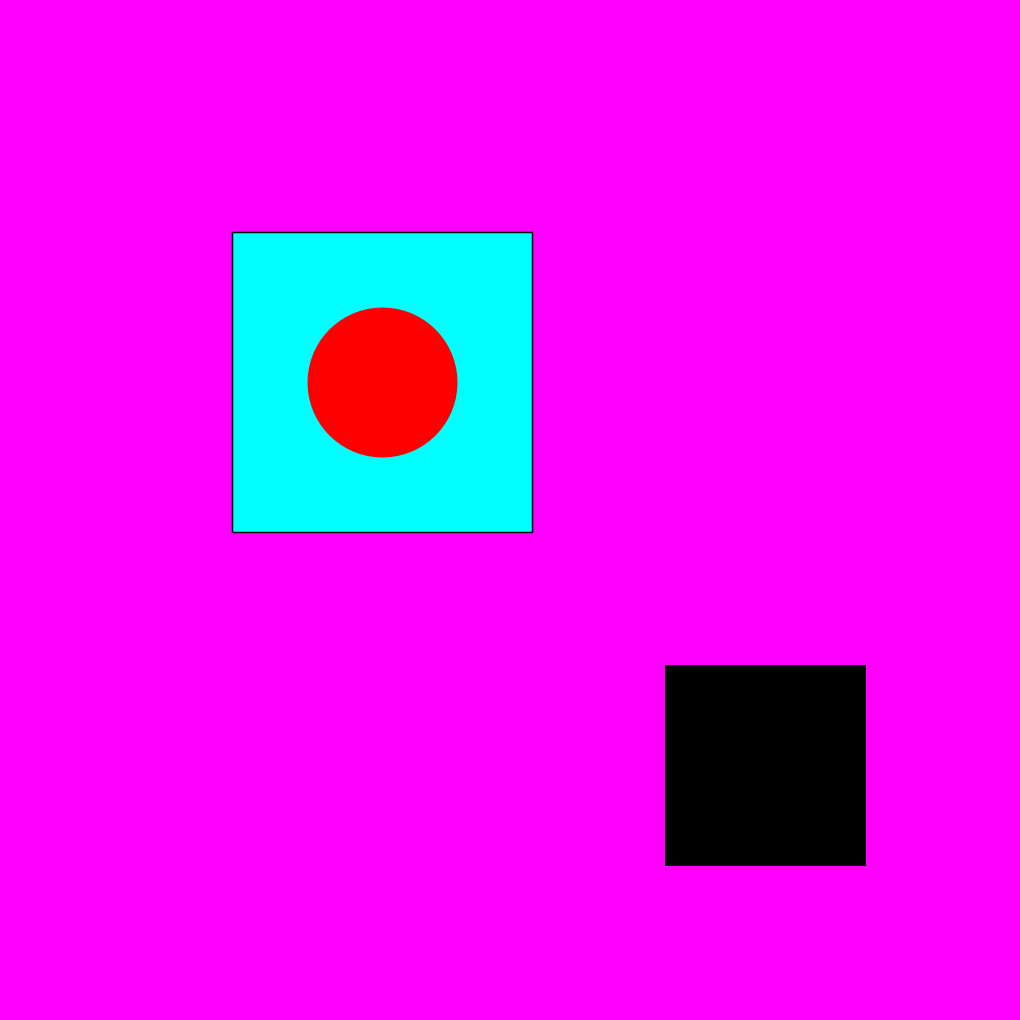
Frame 1 (no input)
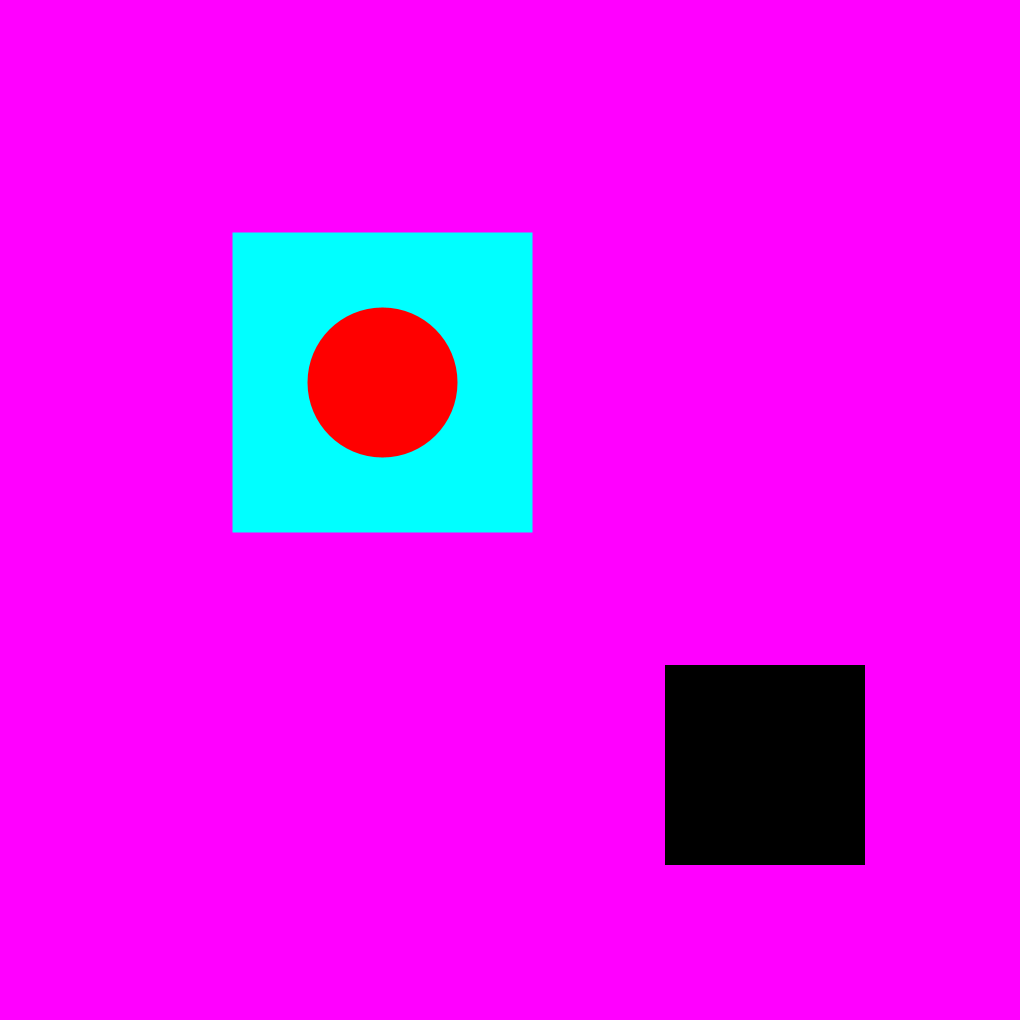
Frame 60 (the mouse pressed at the canvas centre just before this capture)
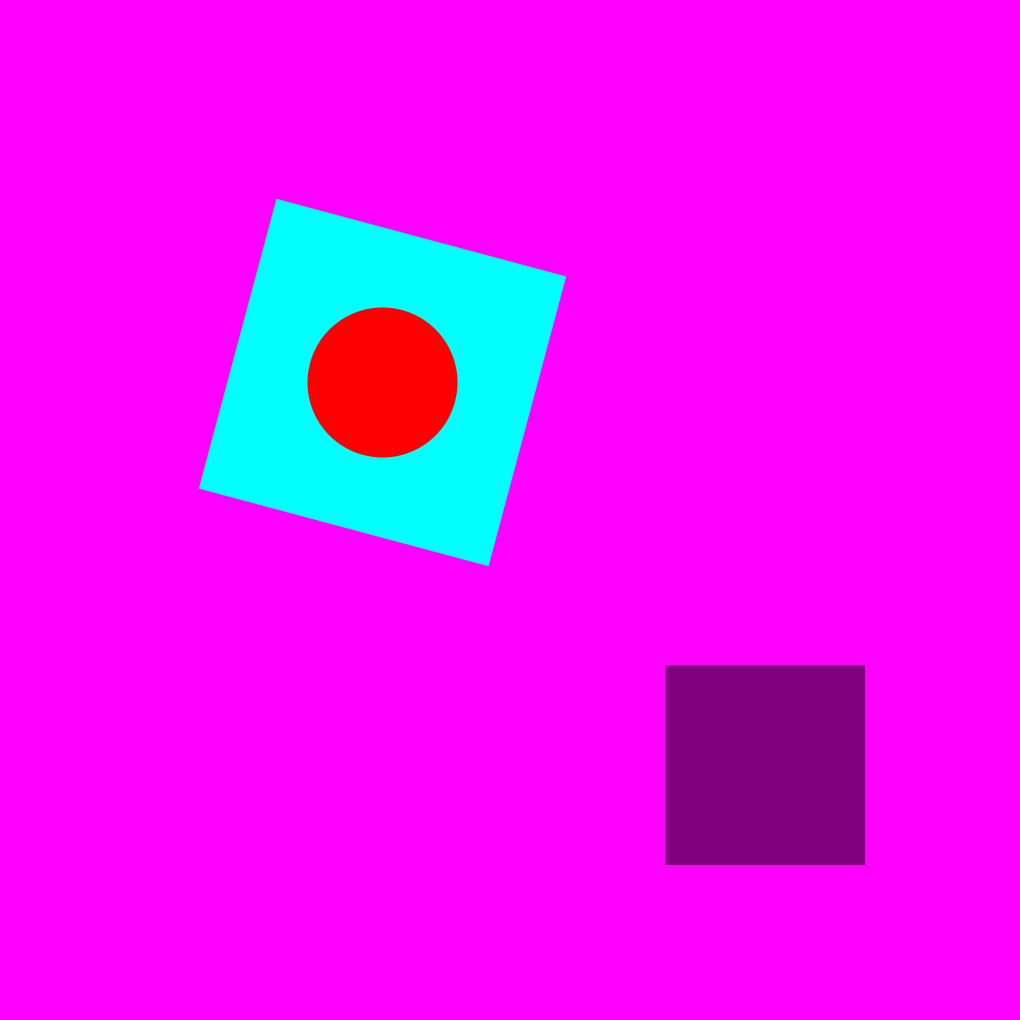
Frame 120 (the mouse held since frame 60 and released just before this capture)

The Processing sketch that drew these frames (run headless with seeded random() and noise(); from frame 60 on, the mouse is pressed at the canvas centre):

// Processing sketch: week2_translation_scale
// ── week2_translation_scale.pde
int red;
int blue;
float hue;

void setup (){
  size(1020, 1020);
  background (#FF00FF);
  rectMode(CENTER);

}

void draw (){
  background (#FF00FF);
  pushMatrix();
  translate(width*.5, height*.5);
  fill(mouseX/4,0,mouseY/4);
  rect(width*.25, height*.25, 200, 200);
  popMatrix();
  pushMatrix();
  scale (1.5);
  translate(width*.25, height*.25);
  rotate(radians(-mouseX/2));
  fill(#00FFFF);
  rect(0, 0, 200, 200);
  noStroke();
  if (keyPressed == true) {
    fill(#FFFF00);
  } else {
    fill(#FF0000);
  }
  ellipse(0, 0, 100, 100);
  popMatrix();
}



//void mouseMoved() {
//  red = red + 1;
//  if (red > 255) {
//    red = 0;
//  }
//  blue = blue - 1;
//  if (blue < 0) {
//    blue = 255;
//  }
//}





//float x1,y1,x2,y2,x3,y3;
// void setup() {
//  size(1000,1000);
//  x1 = width*.5;
//  y1 = height-(sqrt(3)*width*.5);
//  x2 = 0;
//  y2 = height;
//  x3 = width;
//  y3 = height;
//  println(y1);
//}

//void draw(){
//  triangle(x1,y1,x2,y2,x3,y3);
//}
  
